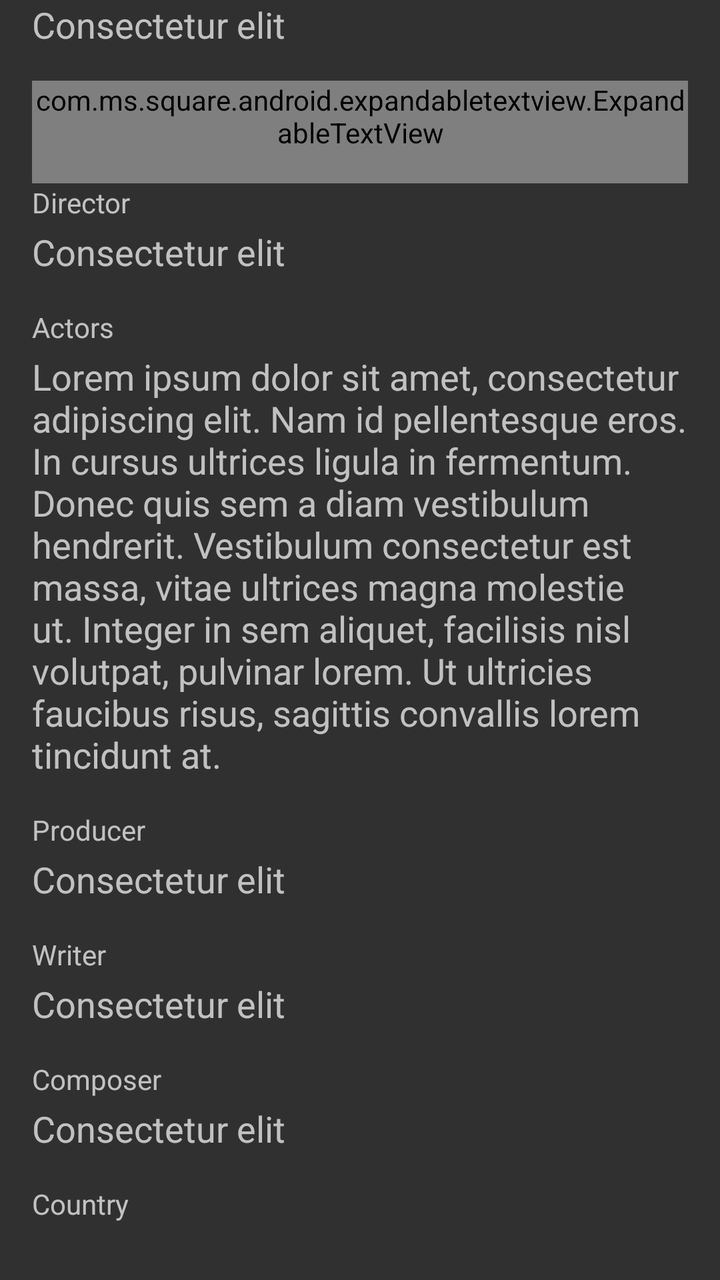
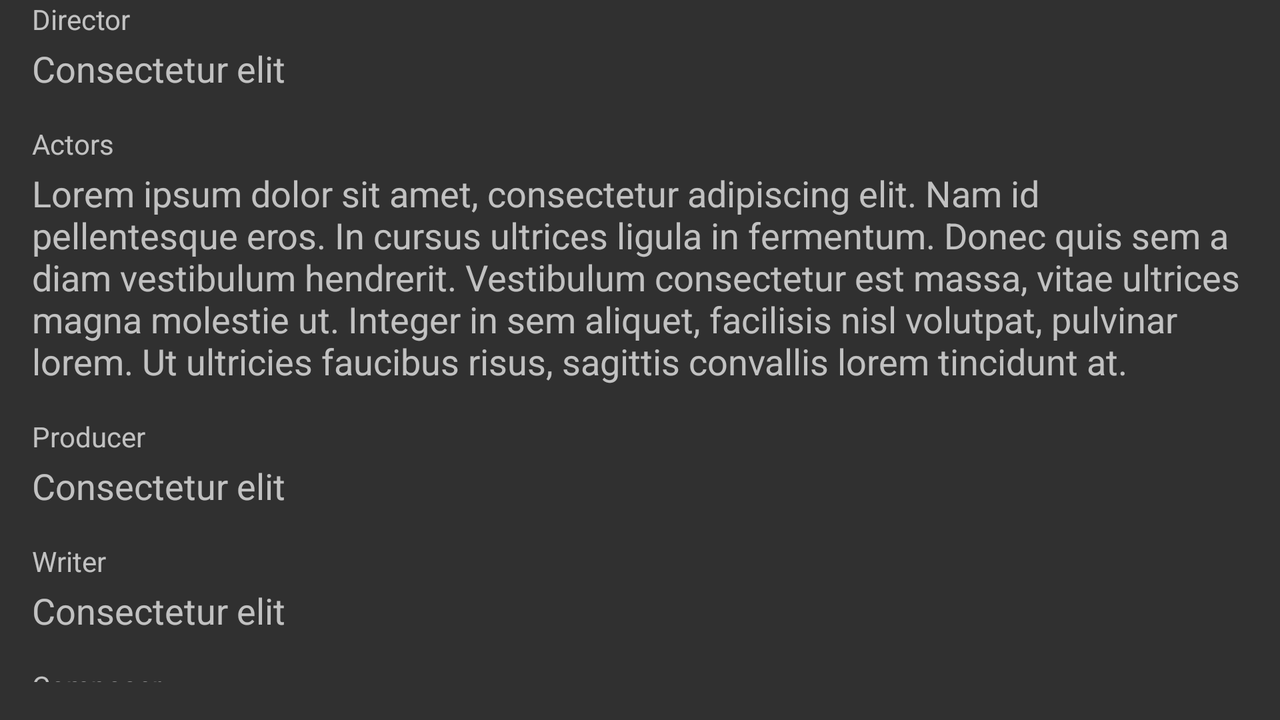

An Android layout and its configuration variant, each rendered on a device that would load it. The default file and the variant file are quoted in full after the pictures.
<!-- AndroidManifest.xml: application theme AppTheme -->
<!-- res/layout/fragment_movie_detail_essentials.xml -->
<?xml version="1.0" encoding="utf-8"?>
<LinearLayout xmlns:android="http://schemas.android.com/apk/res/android"
    android:id="@+id/essentialsDataGrid"
    android:layout_width="match_parent"
    android:layout_height="wrap_content"
    android:orientation="vertical"
    android:paddingLeft="@dimen/activity_horizontal_margin"
    android:paddingRight="@dimen/activity_horizontal_margin"
    android:paddingBottom="@dimen/wrapper_spacing_block">

    <TextView
        android:id="@+id/Category"
        style="@style/RegularText"
        android:layout_width="fill_parent"
        android:layout_height="wrap_content"
        android:layout_marginBottom="@dimen/wrapper_spacing_block"
        android:text="@string/ph_text_line" />

    <com.ms.square.android.expandabletextview.ExpandableTextView xmlns:expandableTextView="http://schemas.android.com/apk/res-auto"
        android:id="@+id/Description"
        android:layout_width="match_parent"
        android:layout_height="wrap_content"
        android:clipChildren="false"
        android:orientation="vertical"
        android:paddingBottom="@dimen/wrapper_spacing_block"
        expandableTextView:animDuration="300"
        expandableTextView:collapseDrawable="@drawable/ic_collapse_shape"
        expandableTextView:expandDrawable="@drawable/ic_expand_shape"
        expandableTextView:maxCollapsedLines="5">

        <TextView
            android:id="@id/expandable_text"
            style="@style/RegularText"
            android:layout_width="fill_parent"
            android:layout_height="wrap_content"
            android:text="@string/ph_text_long" />

        <ImageButton
            android:id="@id/expand_collapse"
            style="@style/ExpandableArrow"
            android:layout_width="wrap_content"
            android:layout_height="wrap_content"
            android:layout_gravity="end|bottom"
            android:layout_marginTop="@dimen/arrow_pull_vertical"
            android:layout_marginEnd="@dimen/arrow_pull_horizontal"
            android:layout_marginRight="@dimen/arrow_pull_horizontal"
            android:background="@android:color/transparent"
            android:contentDescription="@string/details_expandable_arrow_description" />

    </com.ms.square.android.expandabletextview.ExpandableTextView>

    <TextView
        android:id="@+id/DirectorLabel"
        style="@style/Label"
        android:text="@string/details_director_label" />

    <TextView
        android:id="@+id/Director"
        style="@style/RegularText"
        android:layout_width="match_parent"
        android:layout_height="wrap_content"
        android:layout_marginBottom="@dimen/wrapper_spacing_block"
        android:text="@string/ph_text_line" />

    <TextView
        android:id="@+id/ActorsLabel"
        style="@style/Label"
        android:text="@string/details_actors_label" />

    <TextView
        android:id="@+id/Actors"
        style="@style/RegularText"
        android:layout_width="match_parent"
        android:layout_height="wrap_content"
        android:layout_marginBottom="@dimen/wrapper_spacing_block"
        android:text="@string/ph_text_long" />

    <TextView
        android:id="@+id/ProducerLabel"
        style="@style/Label"
        android:text="@string/details_producer_label" />

    <TextView
        android:id="@+id/Producer"
        style="@style/RegularText"
        android:layout_width="match_parent"
        android:layout_height="wrap_content"
        android:layout_marginBottom="@dimen/wrapper_spacing_block"
        android:text="@string/ph_text_line" />

    <TextView
        android:id="@+id/WriterLabel"
        style="@style/Label"
        android:text="@string/details_writer_label" />

    <TextView
        android:id="@+id/Writer"
        style="@style/RegularText"
        android:layout_width="match_parent"
        android:layout_height="wrap_content"
        android:layout_marginBottom="@dimen/wrapper_spacing_block"
        android:text="@string/ph_text_line" />

    <TextView
        android:id="@+id/ComposerLabel"
        style="@style/Label"
        android:text="@string/details_composer_label" />

    <TextView
        android:id="@+id/Composer"
        style="@style/RegularText"
        android:layout_width="match_parent"
        android:layout_height="wrap_content"
        android:layout_marginBottom="@dimen/wrapper_spacing_block"
        android:text="@string/ph_text_line" />

    <TextView
        android:id="@+id/CountryLabel"
        style="@style/Label"
        android:text="@string/details_country_label" />

    <TextView
        android:id="@+id/Country"
        style="@style/RegularText"
        android:layout_width="match_parent"
        android:layout_height="wrap_content"
        android:layout_marginBottom="@dimen/wrapper_spacing_block"
        android:text="@string/ph_text_line" />

    <TextView
        android:id="@+id/CommentsLabel"
        style="@style/Label"
        android:text="@string/details_comments_label" />

    <com.ms.square.android.expandabletextview.ExpandableTextView xmlns:android="http://schemas.android.com/apk/res/android"
        xmlns:expandableTextView="http://schemas.android.com/apk/res-auto"
        android:id="@+id/Comments"
        android:layout_width="match_parent"
        android:layout_height="wrap_content"
        android:clipChildren="false"
        android:orientation="vertical"
        android:paddingBottom="@dimen/wrapper_spacing_block"
        expandableTextView:animDuration="300"
        expandableTextView:collapseDrawable="@drawable/ic_collapse_shape"
        expandableTextView:expandDrawable="@drawable/ic_expand_shape"
        expandableTextView:maxCollapsedLines="5">

        <TextView
            android:id="@id/expandable_text"
            style="@style/RegularText"
            android:layout_width="match_parent"
            android:layout_height="wrap_content"
            android:text="@string/ph_text_long" />

        <ImageButton
            android:id="@id/expand_collapse"
            style="@style/ExpandableArrow"
            android:layout_width="wrap_content"
            android:layout_height="wrap_content"
            android:layout_gravity="end|bottom"
            android:layout_marginTop="@dimen/arrow_pull_vertical"
            android:layout_marginEnd="@dimen/arrow_pull_horizontal"
            android:layout_marginRight="@dimen/arrow_pull_horizontal"
            android:background="@android:color/transparent"
            android:contentDescription="@string/details_expandable_arrow_description" />
    </com.ms.square.android.expandabletextview.ExpandableTextView>

    <TextView
        android:id="@+id/URLLabel"
        style="@style/Label"
        android:text="@string/details_url_label" />

    <TextView
        android:id="@+id/URL"
        style="@style/RegularText"
        android:layout_width="match_parent"
        android:layout_height="wrap_content"
        android:layout_marginBottom="@dimen/wrapper_spacing_block"
        android:text="@string/ph_text_short" />

</LinearLayout>
<!-- resources referenced by this layout -->
<resources>
  <dimen name="activity_horizontal_margin">16dip</dimen>
  <dimen name="wrapper_spacing_block">16dip</dimen>
  <!-- drawable ic_expand_shape (drawable) -->
  <?xml version="1.0" encoding="utf-8"?>
  <layer-list xmlns:android="http://schemas.android.com/apk/res/android">
      <item>
          <shape android:shape="rectangle">
              <gradient
                  android:angle="0"
                  android:centerColor="@color/app_bg"
                  android:endColor="@color/app_bg"
                  android:startColor="@android:color/transparent"
                  android:type="linear"/>
          </shape>
      </item>
      <item
          android:bottom="@dimen/arrow_margin_bottom"
          android:drawable="@drawable/ic_expand_holo_light"
          android:left="@dimen/arrow_margin_left"
          android:right="@dimen/arrow_margin_right"
          android:top="@dimen/arrow_margin_top"/>
  </layer-list>
  <string name="details_actors_label">Actors</string>
  <string name="details_comments_label">Comments</string>
  <string name="details_composer_label">Composer</string>
  <string name="details_country_label">Country</string>
  <string name="details_director_label">Director</string>
  <string name="details_expandable_arrow_description" translatable="false">&lt;&gt;</string>
  <string name="details_producer_label">Producer</string>
  <string name="details_url_label">URL</string>
  <string name="details_writer_label">Writer</string>
  <string name="ph_text_line" translatable="false">Consectetur elit</string>
  <string name="ph_text_long" translatable="false">Lorem ipsum dolor sit amet, consectetur adipiscing elit. Nam id pellentesque eros. In
          cursus ultrices ligula in fermentum. Donec quis sem a diam vestibulum hendrerit. Vestibulum consectetur est
          massa, vitae ultrices magna molestie ut. Integer in sem aliquet, facilisis nisl volutpat, pulvinar lorem. Ut
          ultricies faucibus risus, sagittis convallis lorem tincidunt at.</string>
  <string name="ph_text_short" translatable="false">Proin vel iaculis velit. Donec laoreet sit amet leo eu sagittis.</string>
  <style name="ExpandableArrow">
          <item name="android:layout_marginLeft">@dimen/detail_arrow_spacing</item>
      </style>
  <style name="Label">
          <item name="android:textAppearance">?android:attr/textAppearanceSmall</item>
          <item name="android:layout_marginBottom">@dimen/detail_basic_spacing</item>
          <item name="android:layout_width">match_parent</item>
          <item name="android:layout_height">wrap_content</item>
      </style>
  <style name="RegularText">
          <item name="android:textAppearance">?android:attr/textAppearanceMedium</item>
      </style>
  <!-- from res/values-v21/ -->
  <style name="AppTheme" parent="Theme.AppCompat.NoActionBar">
          <item name="android:statusBarColor">?attr/color_action_bar_bg</item>
  
          <item name="color_basic_bg1">@color/blue.color_basic_bg1</item>
          <item name="color_basic_bg2">@color/blue.color_basic_bg2</item>
          <item name="color_basic_bg3">@color/blue.color_basic_bg3</item>
          <item name="color_action_bar_bg">@color/blue.color_action_bar_bg</item>
      </style>
  <color name="app_bg">#000</color>
  <dimen name="detail_arrow_spacing">4dip</dimen>
  <dimen name="detail_basic_spacing">3dip</dimen>
</resources>
<!-- res/layout-land/fragment_movie_detail_essentials.xml (the author's variant of the layout above) -->
<!-- drawn on the phone turned sideways -->
<?xml version="1.0" encoding="utf-8"?>
<LinearLayout android:id="@+id/essentialsDataGrid"
    xmlns:android="http://schemas.android.com/apk/res/android"
    android:layout_width="match_parent"
    android:layout_height="wrap_content"
    android:orientation="vertical"
    android:paddingBottom="@dimen/wrapper_spacing_block"
    android:paddingLeft="@dimen/activity_horizontal_margin"
    android:paddingRight="@dimen/activity_horizontal_margin">

    <TextView
        android:id="@+id/DirectorLabel"
        style="@style/Label"
        android:text="@string/details_director_label" />

    <TextView
        android:id="@+id/Director"
        style="@style/RegularText"
        android:layout_width="match_parent"
        android:layout_height="wrap_content"
        android:layout_marginBottom="@dimen/wrapper_spacing_block"
        android:text="@string/ph_text_line" />

    <TextView
        android:id="@+id/ActorsLabel"
        style="@style/Label"
        android:text="@string/details_actors_label" />

    <TextView
        android:id="@+id/Actors"
        style="@style/RegularText"
        android:layout_width="match_parent"
        android:layout_height="wrap_content"
        android:layout_marginBottom="@dimen/wrapper_spacing_block"
        android:text="@string/ph_text_long" />

    <TextView
        android:id="@+id/ProducerLabel"
        style="@style/Label"
        android:text="@string/details_producer_label" />

    <TextView
        android:id="@+id/Producer"
        style="@style/RegularText"
        android:layout_width="match_parent"
        android:layout_height="wrap_content"
        android:layout_marginBottom="@dimen/wrapper_spacing_block"
        android:text="@string/ph_text_line" />

    <TextView
        android:id="@+id/WriterLabel"
        style="@style/Label"
        android:text="@string/details_writer_label" />

    <TextView
        android:id="@+id/Writer"
        style="@style/RegularText"
        android:layout_width="match_parent"
        android:layout_height="wrap_content"
        android:layout_marginBottom="@dimen/wrapper_spacing_block"
        android:text="@string/ph_text_line" />

    <TextView
        android:id="@+id/ComposerLabel"
        style="@style/Label"
        android:text="@string/details_composer_label" />

    <TextView
        android:id="@+id/Composer"
        style="@style/RegularText"
        android:layout_width="match_parent"
        android:layout_height="wrap_content"
        android:layout_marginBottom="@dimen/wrapper_spacing_block"
        android:text="@string/ph_text_line" />

    <TextView
        android:id="@+id/CountryLabel"
        style="@style/Label"
        android:text="@string/details_country_label" />

    <TextView
        android:id="@+id/Country"
        style="@style/RegularText"
        android:layout_width="match_parent"
        android:layout_height="wrap_content"
        android:layout_marginBottom="@dimen/wrapper_spacing_block"
        android:text="@string/ph_text_line" />

    <TextView
        android:id="@+id/CommentsLabel"
        style="@style/Label"
        android:text="@string/details_comments_label" />

    <TextView
        android:id="@+id/URLLabel"
        style="@style/Label"
        android:text="@string/details_url_label" />

    <TextView
        android:id="@+id/URL"
        style="@style/RegularText"
        android:layout_width="match_parent"
        android:layout_height="wrap_content"
        android:layout_marginBottom="@dimen/wrapper_spacing_block"
        android:text="@string/ph_text_short" />

    <TextView
        android:id="@+id/OriginalTitleLabel"
        style="@style/Label"
        android:text="@string/details_originaltitle_label" />

    <TextView
        android:id="@+id/OriginalTitle"
        style="@style/RegularText"
        android:layout_width="match_parent"
        android:layout_height="wrap_content"
        android:layout_marginBottom="@dimen/wrapper_spacing_block"
        android:text="@string/ph_text_short" />

    <TextView
        android:id="@+id/TranslatedTitleLabel"
        style="@style/Label"
        android:text="@string/details_translatedtitle_label" />

    <TextView
        android:id="@+id/TranslatedTitle"
        style="@style/RegularText"
        android:layout_width="match_parent"
        android:layout_height="wrap_content"
        android:layout_marginBottom="@dimen/wrapper_spacing_block"
        android:text="@string/ph_text_short" />

    <com.ms.square.android.expandabletextview.ExpandableTextView android:id="@+id/Description"
        xmlns:expandableTextView="http://schemas.android.com/apk/res-auto"
        android:layout_width="match_parent"
        android:layout_height="wrap_content"
        android:clipChildren="false"
        android:orientation="vertical"
        android:paddingBottom="@dimen/wrapper_spacing_block"
        expandableTextView:animDuration="300"
        expandableTextView:collapseDrawable="@drawable/ic_collapse_shape"
        expandableTextView:expandDrawable="@drawable/ic_expand_shape"
        expandableTextView:maxCollapsedLines="5">

        <ImageButton
            android:id="@id/expand_collapse"
            style="@style/ExpandableArrow"
            android:layout_width="wrap_content"
            android:layout_height="wrap_content"
            android:layout_gravity="end|bottom"
            android:layout_marginEnd="@dimen/arrow_pull_horizontal"
            android:layout_marginRight="@dimen/arrow_pull_horizontal"
            android:layout_marginTop="@dimen/arrow_pull_vertical"
            android:background="@android:color/transparent"
            android:contentDescription="@string/details_expandable_arrow_description" />

        <TextView
            android:id="@id/expandable_text"
            style="@style/RegularText"
            android:layout_width="fill_parent"
            android:layout_height="wrap_content"
            android:text="@string/ph_text_long" />

    </com.ms.square.android.expandabletextview.ExpandableTextView>

    <com.ms.square.android.expandabletextview.ExpandableTextView android:id="@+id/Comments"
        xmlns:android="http://schemas.android.com/apk/res/android"
        xmlns:expandableTextView="http://schemas.android.com/apk/res-auto"
        android:layout_width="match_parent"
        android:layout_height="wrap_content"
        android:clipChildren="false"
        android:orientation="vertical"
        android:paddingBottom="@dimen/wrapper_spacing_block"
        expandableTextView:animDuration="300"
        expandableTextView:collapseDrawable="@drawable/ic_collapse_shape"
        expandableTextView:expandDrawable="@drawable/ic_expand_shape"
        expandableTextView:maxCollapsedLines="5">

        <ImageButton
            android:id="@id/expand_collapse"
            style="@style/ExpandableArrow"
            android:layout_width="wrap_content"
            android:layout_height="wrap_content"
            android:layout_gravity="end|bottom"
            android:layout_marginEnd="@dimen/arrow_pull_horizontal"
            android:layout_marginRight="@dimen/arrow_pull_horizontal"
            android:layout_marginTop="@dimen/arrow_pull_vertical"
            android:background="@android:color/transparent"
            android:contentDescription="@string/details_expandable_arrow_description" />

        <TextView
            android:id="@id/expandable_text"
            style="@style/RegularText"
            android:layout_width="match_parent"
            android:layout_height="wrap_content"
            android:text="@string/ph_text_long" />
    </com.ms.square.android.expandabletextview.ExpandableTextView>

</LinearLayout>
<!-- resources referenced by the variant -->
<!-- as the phone turned sideways resolves them -->
<resources>
  <dimen name="activity_horizontal_margin">16dip</dimen>
  <dimen name="wrapper_spacing_block">16dip</dimen>
  <!-- drawable ic_expand_shape (drawable) -->
  <?xml version="1.0" encoding="utf-8"?>
  <layer-list xmlns:android="http://schemas.android.com/apk/res/android">
      <item>
          <shape android:shape="rectangle">
              <gradient
                  android:angle="0"
                  android:centerColor="@color/app_bg"
                  android:endColor="@color/app_bg"
                  android:startColor="@android:color/transparent"
                  android:type="linear"/>
          </shape>
      </item>
      <item
          android:bottom="@dimen/arrow_margin_bottom"
          android:drawable="@drawable/ic_expand_holo_light"
          android:left="@dimen/arrow_margin_left"
          android:right="@dimen/arrow_margin_right"
          android:top="@dimen/arrow_margin_top"/>
  </layer-list>
  <string name="details_actors_label">Actors</string>
  <string name="details_comments_label">Comments</string>
  <string name="details_composer_label">Composer</string>
  <string name="details_country_label">Country</string>
  <string name="details_director_label">Director</string>
  <string name="details_expandable_arrow_description" translatable="false">&lt;&gt;</string>
  <string name="details_originaltitle_label">Original title</string>
  <string name="details_producer_label">Producer</string>
  <string name="details_translatedtitle_label">Translated title</string>
  <string name="details_url_label">URL</string>
  <string name="details_writer_label">Writer</string>
  <string name="ph_text_line" translatable="false">Consectetur elit</string>
  <string name="ph_text_long" translatable="false">Lorem ipsum dolor sit amet, consectetur adipiscing elit. Nam id pellentesque eros. In
          cursus ultrices ligula in fermentum. Donec quis sem a diam vestibulum hendrerit. Vestibulum consectetur est
          massa, vitae ultrices magna molestie ut. Integer in sem aliquet, facilisis nisl volutpat, pulvinar lorem. Ut
          ultricies faucibus risus, sagittis convallis lorem tincidunt at.</string>
  <string name="ph_text_short" translatable="false">Proin vel iaculis velit. Donec laoreet sit amet leo eu sagittis.</string>
  <style name="ExpandableArrow">
          <item name="android:layout_marginLeft">@dimen/detail_arrow_spacing</item>
      </style>
  <style name="Label">
          <item name="android:textAppearance">?android:attr/textAppearanceSmall</item>
          <item name="android:layout_marginBottom">@dimen/detail_basic_spacing</item>
          <item name="android:layout_width">match_parent</item>
          <item name="android:layout_height">wrap_content</item>
      </style>
  <style name="RegularText">
          <item name="android:textAppearance">?android:attr/textAppearanceMedium</item>
      </style>
  <!-- from res/values-v21/ -->
  <style name="AppTheme" parent="Theme.AppCompat.NoActionBar">
          <item name="android:statusBarColor">?attr/color_action_bar_bg</item>
  
          <item name="color_basic_bg1">@color/blue.color_basic_bg1</item>
          <item name="color_basic_bg2">@color/blue.color_basic_bg2</item>
          <item name="color_basic_bg3">@color/blue.color_basic_bg3</item>
          <item name="color_action_bar_bg">@color/blue.color_action_bar_bg</item>
      </style>
  <color name="app_bg">#000</color>
  <dimen name="detail_arrow_spacing">4dip</dimen>
  <dimen name="detail_basic_spacing">3dip</dimen>
</resources>
